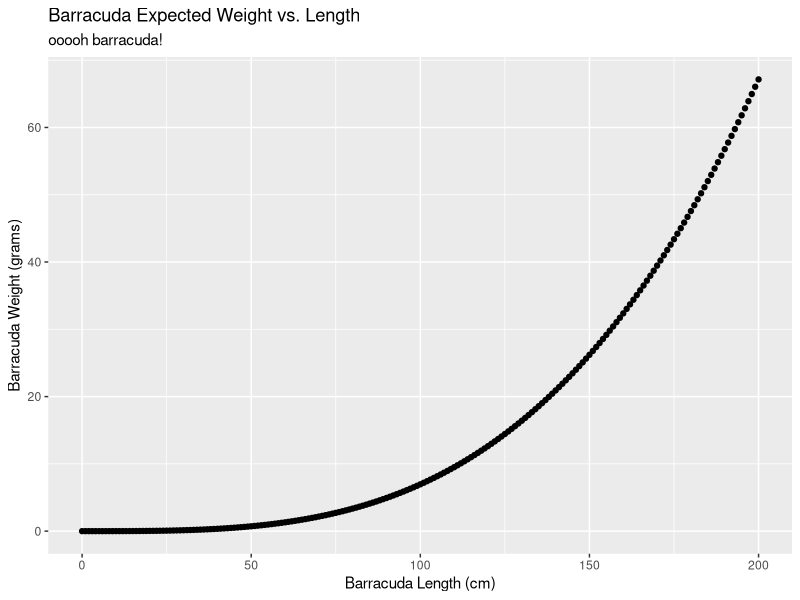

Here is the R script that generated this plot:
## ---- chunk 1
knitr::opts_chunk$set(echo = TRUE)

library(tidyverse)
## ---- chunk 2
fish_weight <- function(a, b, L) {
  (a * L)^b
}

## ---- chunk 3
# Milkfish weight
fish_weight(a = 0.0905, b = 2.52, L = 70)

#Giant trevally weight
fish_weight(a = 0.0353, b = 3.05, L = 70)

#Giant Barracuda weight
fish_weight(a = 0.0181, b = 3.27, L = 60)
## ---- chunk 4
# 0 to 200 centimeters by increments of 1cm

fish_length <- seq(from = 0, to = 200, by = 1)
## ---- chunk 5
barracuda_weight <- fish_weight(a = 0.0181, b = 3.27, L = fish_length)
## ---- chunk 6
barracuda_df <- data.frame(fish_length, barracuda_weight)
## ---- chunk 7
ggplot(data = barracuda_df, mapping = aes(x = fish_length, y = barracuda_weight)) +
  geom_point() +
  labs(x = "Barracuda Length (cm)",
       y = "Barracuda Weight (grams)",
       title = "Barracuda Expected Weight vs. Length",
       subtitle = "ooooh barracuda!")
